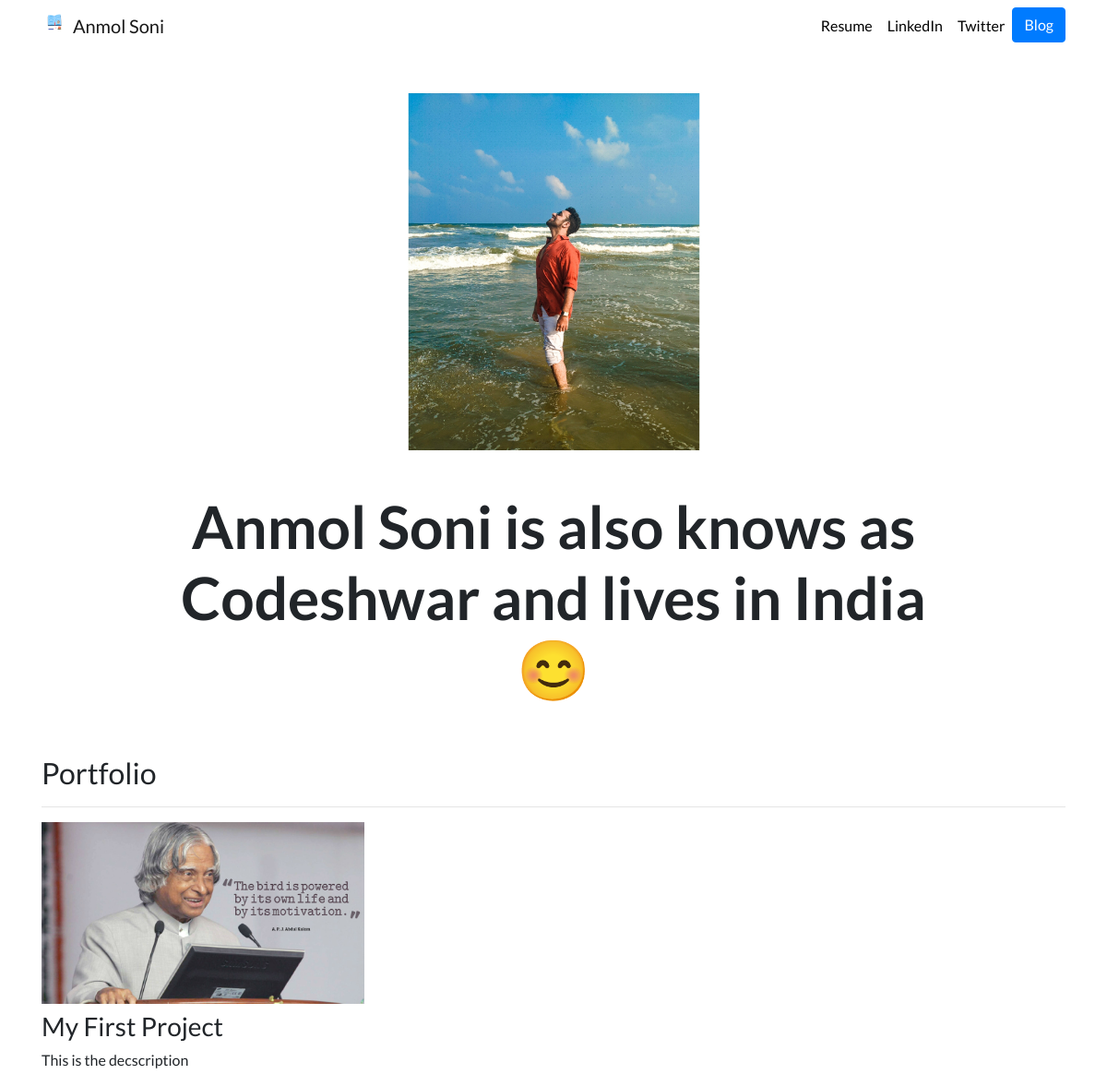
The page / on the database its author committed.
### portfolio/models.py (models this page shows, shortened)
class Project(models.Model):
    title = models.CharField(max_length=100)
    description = models.CharField(max_length=250)
    image = models.ImageField(upload_to = 'portfolio/images/')
    url = models.URLField(blank=True)

### portfolio/views.py (the view)
# urls.py: 2. Add a URL to urlpatterns:  path('', views.home, name='home')
def home(request):
    projects = Project.objects.all()
    return render(request, 'portfolio/home.html', {'projects': projects})

### portfolio/templates/portfolio/home.html
{% extends "portfolio/base.html" %}
{% load static %}
{% block content %}
<div class="row justify-content-center my-3">
  <div class="col-5">
    <img src="{% static 'portfolio/SquareBlonde.jpg' %}" class="img-fluid">
  </div>
</div>
<div class="row justify-content-center mb-3">
  <div class="col-md-9 text-center">
    <h1 id="hometext" class="font-weight-bold">Anmol Soni is also knows as Codeshwar and lives in India 😊</h1>
  </div>
</div>
<h2 class="mt-5">Portfolio</h2>
<hr>
<div class="row">
  {% for project in projects %}
  <div class="col-lg-4 col-md-6">
    {% if project.url %}
    <a href="{{ project.url }}">
      <img src="{{ project.image.url }}" class="img-fluid mb-2">
    </a>
    {% else %}
    <img src="{{ project.image.url }}" class="img-fluid mb-2">
    {% endif %}
    <h3>{{ project.title }}</h3>
    <p>{{ project.description }}</p>
  </div>
  {% endfor %}
</div>
{% endblock %}

### portfolio/templates/portfolio/base.html (shortened to what this page needs)
{% load static %}
<!doctype html>
<html lang="en">
<head>
  <link rel="stylesheet" href="https://stackpath.bootstrapcdn.com/bootstrap/4.4.1/css/bootstrap.min.css">
  <link rel="stylesheet" href="{% static "portfolio/custom.css" %}">
</head>
<body>
  <nav id="topNav" class="navbar navbar-expand-md navbar-light">
    <div class="container">
      <a class="navbar-brand" href="{% url 'home' %}">
        <img src="{% static "portfolio/Logo.png" %}" width="30" height="30" class="d-inline-block align-top" alt="Nick's Logo">
        <span>Anmol Soni</span>
      </a>
      <div class="collapse navbar-collapse text-center" id="navbarNav">
        <ul class="navbar-nav ml-auto">
          <li class="nav-item">
            <a class="nav-link" href="{% static "portfolio/resume.pdf" %}">Resume</a>
          </li>
          <li class="nav-item">
            <a class="nav-link" href="https://www.linkedin.com/in/anmol22soni/" target="_blank">LinkedIn</a>
          </li>
          <li class="nav-item">
            <a class="nav-link" href="https://twitter.com/Codeshwar" target="_blank">Twitter</a>
          </li>
          <li>
            <a role="button" href="{% url 'blog:all_blogs' %}" class="btn btn-primary">Blog</a>
          </li>
        </ul>
      </div>
    </div>
  </nav>
  <div class="container">
    {% block content %}{% endblock %}
  </div>
</body>
</html>

### portfolio/static/portfolio/custom.css (style rules this page uses)
.navbar-nav .nav-link { color: rgba(0,0,0,1) !important; }
body { font-family: 'Lato', sans-serif; }
@media (min-width: 992px) { #hometext { font-size: 4rem; } }

### rows shown on the page
Project: image (picture), title "My First Project", description "This is the decscription"
